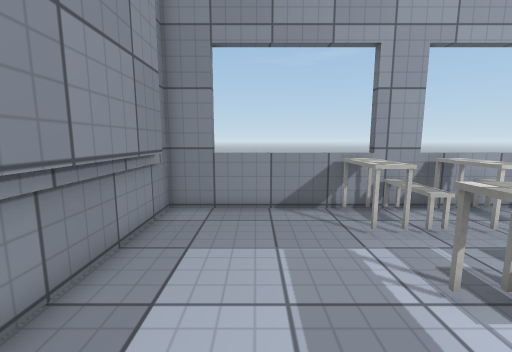
View 1 (above)

16 first-person views from a walk through a Unity game level. The camera is 1.2 m above the floor, tilts 8° down and sees 90° across. The floor is counted in squares, 0.5 m on a side. Each view is taken from the middle of a square. On the plan, view 1 faces up. The plan holds only what a view shows up to about 17 squares ahead; the rest is blank. The place goes on beyond the plan. The player character is not drawn. Surface patterns are stand-ins for the level's own textures.

View 2
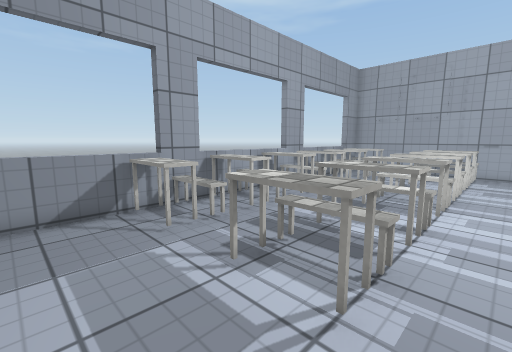

View 3
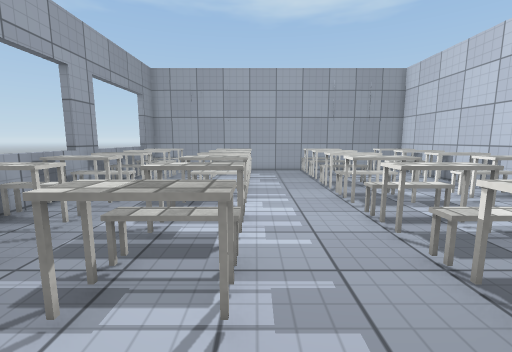

View 4
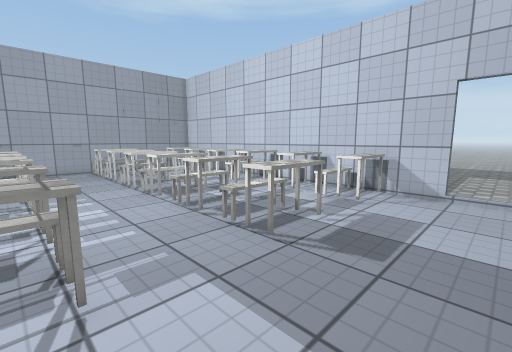

View 5
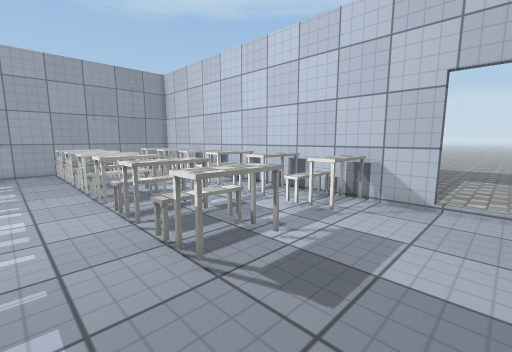

View 6
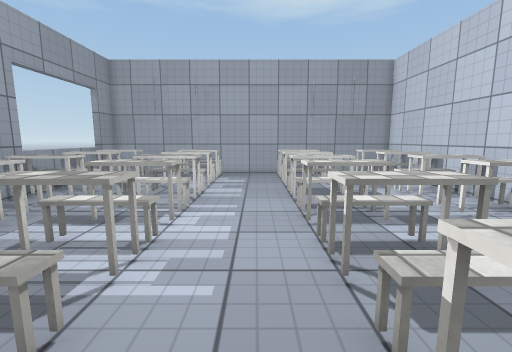

View 7
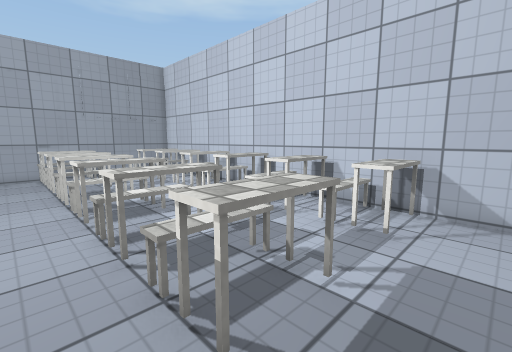

View 8
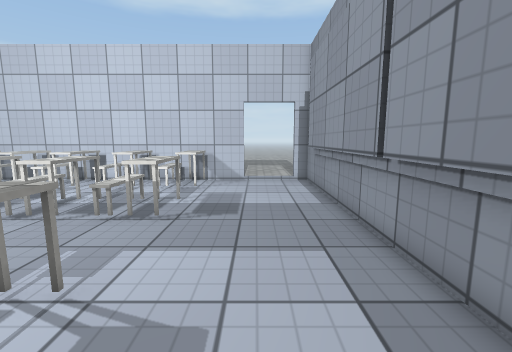

View 9
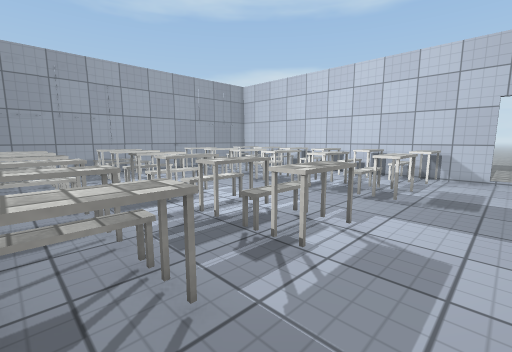

View 10
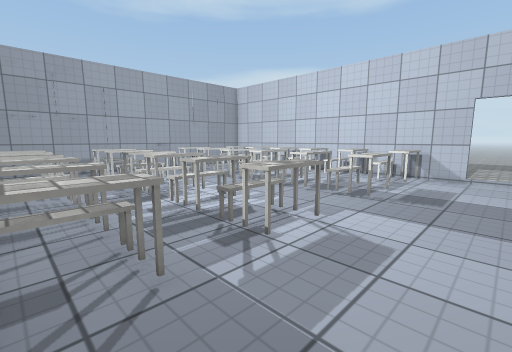

View 11
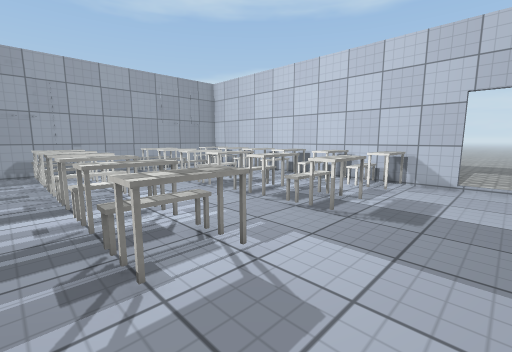

View 12
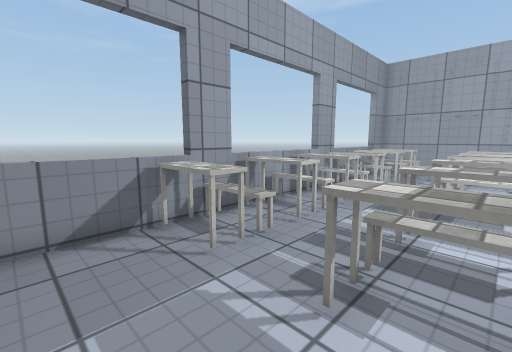

View 13
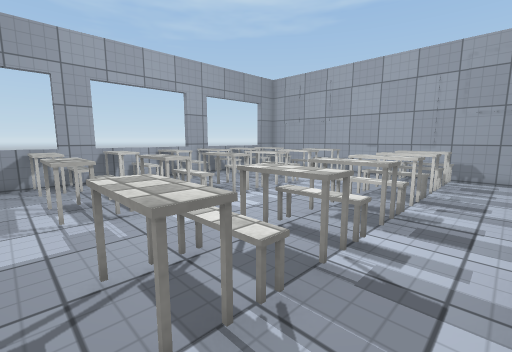

View 14
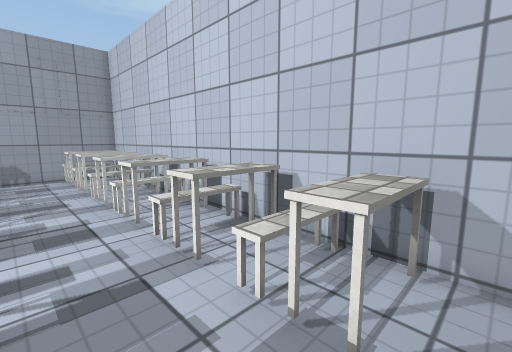

View 15
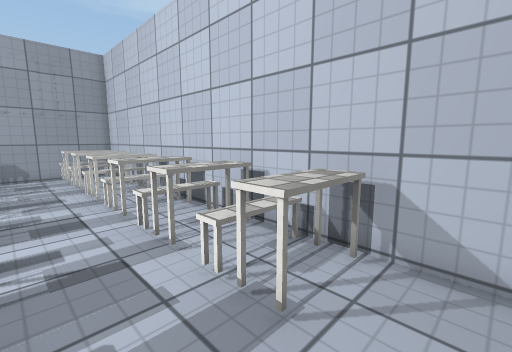

View 16
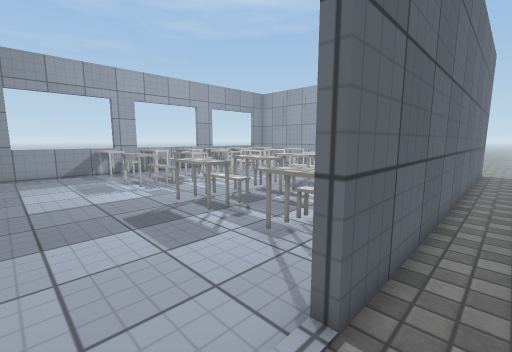

### Floor plan
Points are (right, up) in squares from view 1. A wall is a line through its corners. A room is listed if a view was taken in it or the views show most of it. See-through windows are left out.
Room 1 (views 1, 2, 3, 4, 5, 6, 7, 8, 9, 10, 11, 12, 13, 14, 15)
walls: (0.7, -10.3) (19.5, -10.3); (-3.1, -7.5) (-3.1, -10.3) (-2.3, -10.3); (-2.5, 7) (-2.5, -7.4); (19.2, 8.9) (-3.1, 8.9) (-3.1, 2.8)
low walls: (-2.8, 2.2) (-2.8, -5.6); (-3.1, 2.2) (-3.1, -7.4); (-2.8, 7.8) (-2.8, 2.8)
ways out: opening at (-0.5, -10.5) to room 2
objects: other object (3, -9) to (4, -7); other object (3, -5) to (4, -2); other object (3, 1) to (4, 4); other object (3, 6) to (4, 8); other object (6, -9) to (7, -7); other object (6, -5) to (7, -2); other object (6, 1) to (7, 4); other object (6, 6) to (7, 8); other object (9, -9) to (10, -7); other object (9, -5) to (10, -2); other object (9, 1) to (10, 4); other object (9, 6) to (10, 8); other object (12, -10) to (13, -7); other object (12, -5) to (13, -2); other object (12, 1) to (13, 4); other object (12, 6) to (13, 8); other object (15, -10) to (16, -7); other object (15, -5) to (16, -2); other object (15, 1) to (16, 4); other object (15, 6) to (16, 8); other object (17, -10) to (18, -7); other object (17, -5) to (18, -2); other object (17, 1) to (18, 4); other object (17, 6) to (18, 8)
Room 2 (view 16)
walls: (-2.3, -10.3) (-2.3, -10.7); (19.5, -10.7) (0.7, -10.7) (0.7, -10.3)
ways out: opening at (-0.5, -10.5) to room 1

Positions as (right, up) in squares from view 1, and headings:
1: (0, 0), facing up
2: (0, 0), facing up-right
3: (0, 1), facing right
4: (-1, 2), facing down-right
5: (-1, 0), facing down-right
6: (2, -1), facing right
7: (1, -1), facing down-right
8: (0, 5), facing down
9: (0, 8), facing down-right
10: (-1, 8), facing down-right
11: (-1, 5), facing down-right
12: (0, 2), facing up-right
13: (2, -7), facing up-right
14: (2, -5), facing down-right
15: (1, -5), facing down-right
16: (-2, -12), facing up-right
